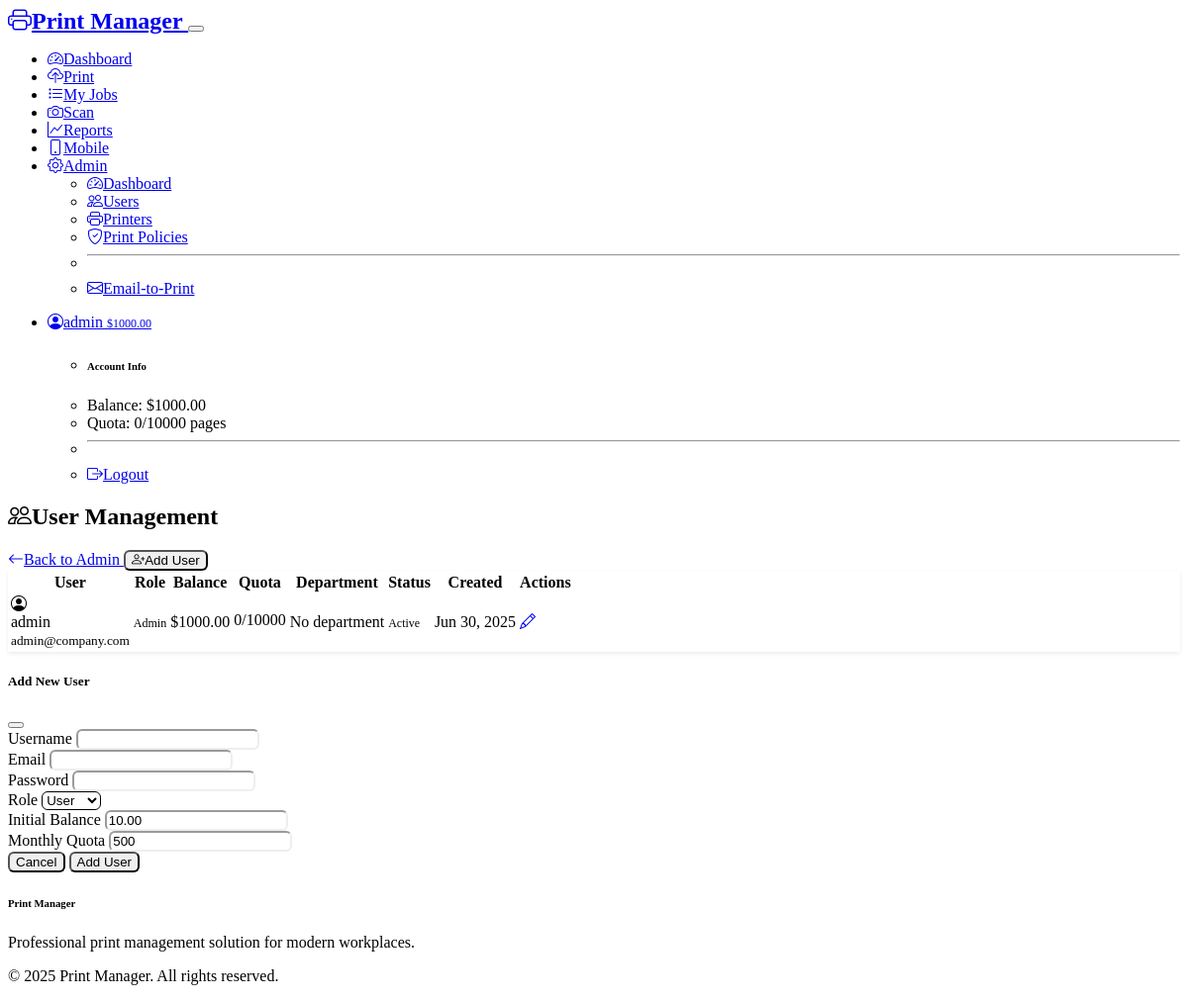
Before: /admin/users (signed in) with the older database file.
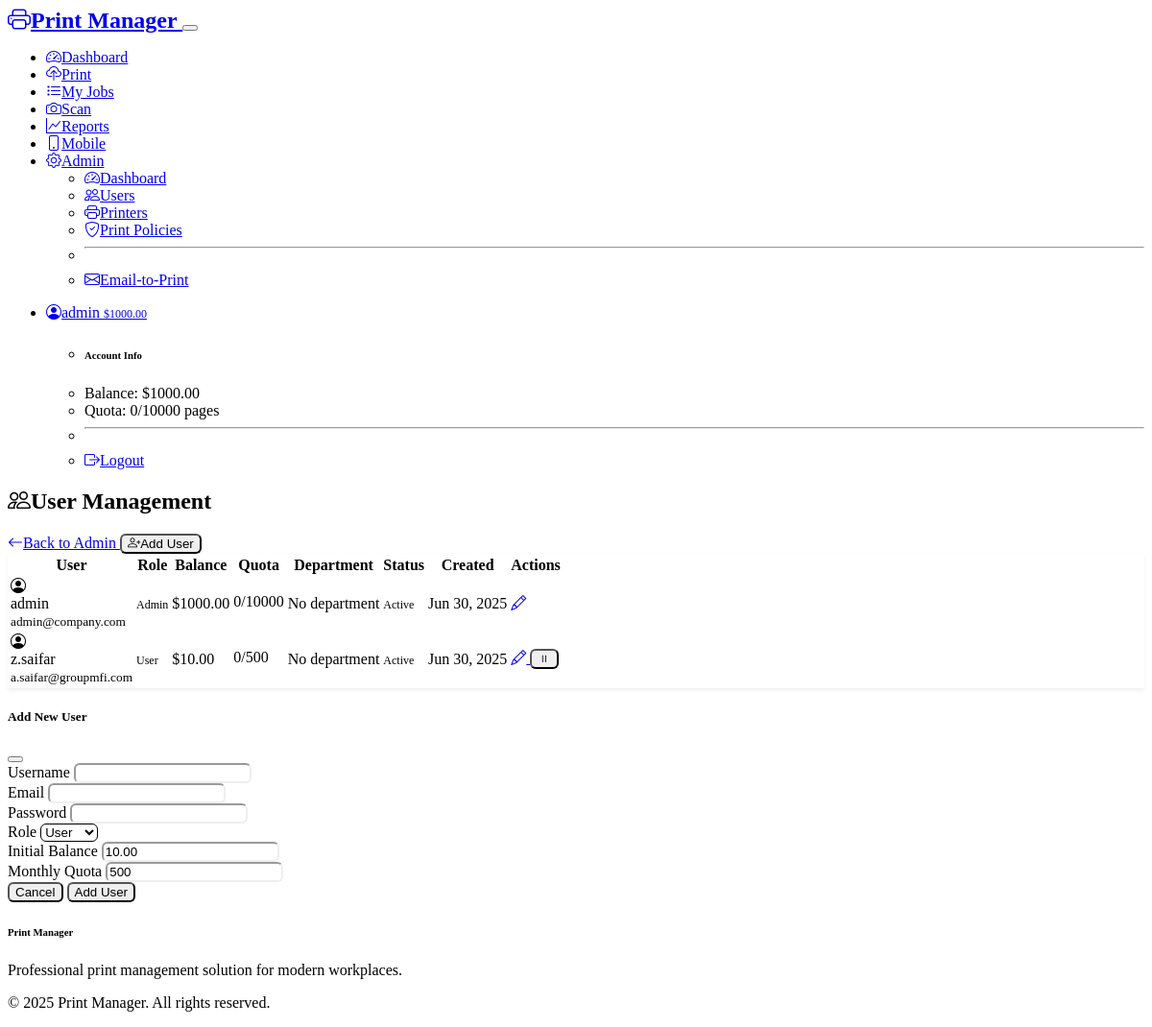
After: the same page with the newer database file.
### models.py (models this page shows, shortened)
class User(UserMixin, db.Model):
    id = db.Column(db.Integer, primary_key=True)
    username = db.Column(db.String(64), unique=True, nullable=False)
    email = db.Column(db.String(120), unique=True, nullable=False)
    password_hash = db.Column(db.String(256), nullable=False)
    role = db.Column(db.String(20), default='user')  # user, admin
    balance = db.Column(db.Float, default=0.0)
    quota_limit = db.Column(db.Integer, default=1000)  # pages per month
    quota_used = db.Column(db.Integer, default=0)
    department_id = db.Column(db.Integer, db.ForeignKey('department.id'))
    created_at = db.Column(db.DateTime, default=datetime.utcnow)
    is_active = db.Column(db.Boolean, default=True)
    print_jobs = db.relationship('PrintJob', backref='user', lazy=True)
    department = db.relationship('Department', backref='users')
    def get_monthly_usage(self):
        current_month = datetime.utcnow().replace(day=1, hour=0, minute=0, second=0, microsecond=0)
        return db.session.query(func.sum(PrintJob.total_pages)).filter(
            PrintJob.user_id == self.id,
            PrintJob.created_at >= current_month,
            PrintJob.status == 'completed'
        ).scalar() or 0

### routes.py (the view)
@app.route('/admin/users')
@login_required
def admin_users():
    if current_user.role != 'admin':
        abort(403)
    page = request.args.get('page', 1, type=int)
    users = User.query.order_by(User.username).paginate(
        page=page, per_page=20, error_out=False
    )
    return render_template('admin_users.html', users=users)

### templates/admin_users.html (shortened to what this page needs)
{% extends "base.html" %}
{% block content %}
<div class="d-flex justify-content-between align-items-center mb-4">
    <h2><i class="bi bi-people me-2"></i>User Management</h2>
    <div class="d-flex gap-2">
        <a href="{{ url_for('admin') }}" class="btn btn-outline-secondary">
            <i class="bi bi-arrow-left me-1"></i>Back to Admin
        </a>
        <button class="btn btn-primary" data-bs-toggle="modal" data-bs-target="#addUserModal">
            <i class="bi bi-person-plus me-1"></i>Add User
        </button>
    </div>
</div>
<div class="card">
    <div class="card-body">
        {% if users.items %}
            <div class="table-responsive">
                <table class="table table-hover">
                    <thead>
                        <tr>
                            <th>User</th>
                            <th>Role</th>
                            <th>Balance</th>
                            <th>Quota</th>
                            <th>Department</th>
                            <th>Status</th>
                            <th>Created</th>
                            <th>Actions</th>
                        </tr>
                    </thead>
                    <tbody>
                        {% for user in users.items %}
                        <tr>
                            <td>
                                <div class="d-flex align-items-center">
                                    <i class="bi bi-person-circle me-2 text-primary"></i>
                                    <div>
                                        <div class="fw-bold">{{ user.username }}</div>
                                        <small class="text-muted">{{ user.email }}</small>
                                    </div>
                                </div>
                            </td>
                            <td>
                                <span class="badge bg-{{ 'danger' if user.role == 'admin' else 'primary' }}">
                                    {{ user.role.title() }}
                                </span>
                            </td>
                            <td>
                                <div class="fw-bold text-success">${{ "%.2f"|format(user.balance) }}</div>
                            </td>
                            <td>
                                <div>{{ user.get_monthly_usage() }}/{{ user.quota_limit }}</div>
                                <div class="progress" style="height: 4px;">
                                    {% set usage_percent = (user.get_monthly_usage() / user.quota_limit * 100) if user.quota_limit > 0 else 0 %}
                                </div>
                            </td>
                            <td>
                                {% if user.department %}
                                    {{ user.department.name }}
                                {% else %}
                                    <span class="text-muted">No department</span>
                                {% endif %}
                            </td>
                            <td>
                                <span class="badge bg-{{ 'success' if user.is_active else 'secondary' }}">
                                    {{ 'Active' if user.is_active else 'Inactive' }}
                                </span>
                            </td>
                            <td>{{ user.created_at.strftime('%b %d, %Y') }}</td>
                            <td>
                                <div class="btn-group" role="group">
                                    <a href="{{ url_for('admin_edit_user', user_id=user.id) }}"
                                       class="btn btn-sm btn-outline-primary">
                                        <i class="bi bi-pencil"></i>
                                    </a>
                                    {% if user.id != current_user.id %}
                                        <button class="btn btn-sm btn-outline-danger"
                                                onclick="toggleUserStatus({{ user.id }}, {{ user.is_active|lower }})">
                                            <i class="bi bi-{{ 'pause' if user.is_active else 'play' }}"></i>
                                        </button>
                                    {% endif %}
                                </div>
                            </td>
                        </tr>
                        {% endfor %}
                    </tbody>
                </table>
            </div>
        {% endif %}
    </div>
</div>
<div class="modal fade" id="addUserModal" tabindex="-1">
    <div class="modal-dialog">
        <div class="modal-content">
            <div class="modal-header">
                <h5 class="modal-title">Add New User</h5>
                <button type="button" class="btn-close" data-bs-dismiss="modal"></button>
            </div>
            <form method="POST" action="{{ url_for('admin_add_user') }}">
                <div class="modal-body">
                    <div class="row">
                        <div class="col-md-6">
                            <div class="mb-3">
                                <label for="username" class="form-label">Username</label>
                                <input type="text" class="form-control" name="username" required>
                            </div>
                        </div>
                        <div class="col-md-6">
                            <div class="mb-3">
                                <label for="email" class="form-label">Email</label>
                                <input type="email" class="form-control" name="email" required>
                            </div>
                        </div>
                    </div>
                    <div class="row">
                        <div class="col-md-6">
                            <div class="mb-3">
                                <label for="password" class="form-label">Password</label>
                                <input type="password" class="form-control" name="password" required>
                            </div>
                        </div>
                        <div class="col-md-6">
                            <div class="mb-3">
                                <label for="role" class="form-label">Role</label>
                                <select class="form-select" name="role" required>
                                    <option value="user">User</option>
                                </select>
                            </div>
                        </div>
                    </div>
                    <div class="row">
                        <div class="col-md-6">
                            <div class="mb-3">
                                <label for="balance" class="form-label">Initial Balance</label>
                                <input type="number" class="form-control" name="balance" value="10.00" step="0.01" min="0">
                            </div>
                        </div>
                        <div class="col-md-6">
                            <div class="mb-3">
                                <label for="quota_limit" class="form-label">Monthly Quota</label>
                                <input type="number" class="form-control" name="quota_limit" value="500" min="0">
                            </div>
                        </div>
                    </div>
                </div>
                <div class="modal-footer">
                    <button type="button" class="btn btn-secondary" data-bs-dismiss="modal">Cancel</button>
                    <button type="submit" class="btn btn-primary">Add User</button>
                </div>
            </form>
        </div>
    </div>
</div>
{% endblock %}

### templates/base.html (shortened to what this page needs)
<!DOCTYPE html>
<html lang="en" data-bs-theme="dark">
<head>
    <link href="https://cdn.replit.com/agent/bootstrap-agent-dark-theme.min.css" rel="stylesheet">
    <link href="https://cdn.jsdelivr.net/npm/bootstrap-icons@1.11.0/font/bootstrap-icons.css" rel="stylesheet">
    <link href="{{ url_for('static', filename='css/custom.css') }}" rel="stylesheet">
</head>
<body>
    <nav class="navbar navbar-expand-lg navbar-dark bg-dark">
        <div class="container">
            <a class="navbar-brand" href="{{ url_for('index') }}">
                <i class="bi bi-printer me-2"></i>Print Manager
            </a>
            <button class="navbar-toggler" type="button" data-bs-toggle="collapse" data-bs-target="#navbarNav">
            </button>
            <div class="collapse navbar-collapse" id="navbarNav">
                <ul class="navbar-nav me-auto">
                    {% if current_user.is_authenticated %}
                        <li class="nav-item">
                            <a class="nav-link" href="{{ url_for('dashboard') }}">
                                <i class="bi bi-speedometer2 me-1"></i>Dashboard
                            </a>
                        </li>
                        <li class="nav-item">
                            <a class="nav-link" href="{{ url_for('upload') }}">
                                <i class="bi bi-cloud-upload me-1"></i>Print
                            </a>
                        </li>
                        <li class="nav-item">
                            <a class="nav-link" href="{{ url_for('jobs') }}">
                                <i class="bi bi-list-task me-1"></i>My Jobs
                            </a>
                        </li>
                        <li class="nav-item">
                            <a class="nav-link" href="{{ url_for('scan_documents') }}">
                                <i class="bi bi-camera me-1"></i>Scan
                            </a>
                        </li>
                        <li class="nav-item">
                            <a class="nav-link" href="{{ url_for('reports') }}">
                                <i class="bi bi-graph-up me-1"></i>Reports
                            </a>
                        </li>
                        <li class="nav-item">
                            <a class="nav-link" href="{{ url_for('mobile_app') }}">
                                <i class="bi bi-phone me-1"></i>Mobile
                            </a>
                        </li>
                        {% if current_user.role == 'admin' %}
                            <li class="nav-item dropdown">
                                <a class="nav-link dropdown-toggle" href="#" id="adminDropdown" role="button" data-bs-toggle="dropdown">
                                    <i class="bi bi-gear me-1"></i>Admin
                                </a>
                                <ul class="dropdown-menu">
                                    <li><a class="dropdown-item" href="{{ url_for('admin') }}">
                                        <i class="bi bi-speedometer2 me-1"></i>Dashboard
                                    </a></li>
                                    <li><a class="dropdown-item" href="{{ url_for('admin_users') }}">
                                        <i class="bi bi-people me-1"></i>Users
                                    </a></li>
                                    <li><a class="dropdown-item" href="{{ url_for('admin_printers') }}">
                                        <i class="bi bi-printer me-1"></i>Printers
                                    </a></li>
                                    <li><a class="dropdown-item" href="{{ url_for('admin_policies') }}">
                                        <i class="bi bi-shield-check me-1"></i>Print Policies
                                    </a></li>
                                    <li><hr class="dropdown-divider"></li>
                                    <li><a class="dropdown-item" href="{{ url_for('admin_email_to_print') }}">
                                        <i class="bi bi-envelope me-1"></i>Email-to-Print
                                    </a></li>
                                </ul>
                            </li>
                        {% endif %}
                    {% endif %}
                </ul>
                <ul class="navbar-nav">
                    {% if current_user.is_authenticated %}
                        <li class="nav-item dropdown">
                            <a class="nav-link dropdown-toggle" href="#" id="navbarDropdown" role="button" data-bs-toggle="dropdown">
                                <i class="bi bi-person-circle me-1"></i>{{ current_user.username }}
                                <span class="badge bg-success ms-1">${{ "%.2f"|format(current_user.balance) }}</span>
                            </a>
                            <ul class="dropdown-menu">
                                <li><h6 class="dropdown-header">Account Info</h6></li>
                                <li><span class="dropdown-item-text">Balance: ${{ "%.2f"|format(current_user.balance) }}</span></li>
                                <li><span class="dropdown-item-text">Quota: {{ current_user.get_monthly_usage() }}/{{ current_user.quota_limit }} pages</span></li>
                                <li><hr class="dropdown-divider"></li>
                                <li><a class="dropdown-item" href="{{ url_for('logout') }}">
                                    <i class="bi bi-box-arrow-right me-1"></i>Logout
                                </a></li>
                            </ul>
                        </li>
                    {% endif %}
                </ul>
            </div>
        </div>
    </nav>
    <main class="container my-4">
        {% block content %}{% endblock %}
    </main>
    <footer class="bg-dark text-light py-4 mt-5">
        <div class="container">
            <div class="row">
                <div class="col-md-6">
                    <h6>Print Manager</h6>
                    <p class="text-muted">Professional print management solution for modern workplaces.</p>
                </div>
                <div class="col-md-6 text-md-end">
                    <p class="text-muted mb-0">&copy; 2025 Print Manager. All rights reserved.</p>
                </div>
            </div>
        </div>
    </footer>
</body>
</html>

Changed rows visible on the page:
added User: username "z.saifar", email "a.saifar@groupmfi.com", role "User", balance "10.00", get_monthly_usage "0", quota_limit "500", is_active "Active", created_at "Jun 30, 2025"
